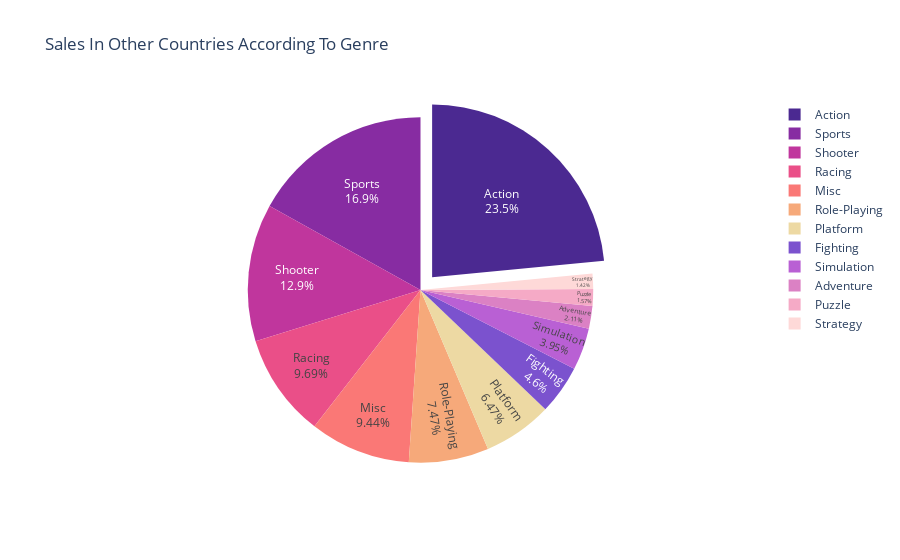

The notebook cell saved with this chart:
### Code cell
#pie for most sold genres in other countries
px.pie(genre_sales, values = "other_sum", names = "genre", title = "Sales In Other Countries According To Genre",
       color_discrete_sequence= px.colors.sequential.Agsunset).update_traces(textposition = "inside", textinfo = "percent+label", pull = [0.1])

### Figure 1 — Plotly figure (JSON) as saved in the notebook; plotly's stock layout.template omitted (floating-point values rounded to 4 significant figures)
{"data": [{"domain": {"x": [0, 1], "y": [0, 1]}, "hovertemplate": "genre=%{label}<br>other_sum=%{value}<extra></extra>", "labels": ["Action", "Adventure", "Fighting", "Misc", "Platform", "Puzzle", "Racing", "Role-Playing", "Shooter", "Simulation", "Sports", "Strategy"], "legendgroup": "", "name": "", "pull": [0.1], "showlegend": true, "textinfo": "percent+label", "textposition": "inside", "type": "pie", "values": [187.4, 16.81, 36.68, 75.32, 51.59, 12.55, 77.27, 59.61, 102.7, 31.52, 135.0, 11.36]}], "layout": {"legend": {"tracegroupgap": 0}, "piecolorway": ["rgb(75, 41, 145)", "rgb(135, 44, 162)", "rgb(192, 54, 157)", "rgb(234, 79, 136)", "rgb(250, 120, 118)", "rgb(246, 169, 122)", "rgb(237, 217, 163)"], "title": {"text": "Sales In Other Countries According To Genre"}}}
